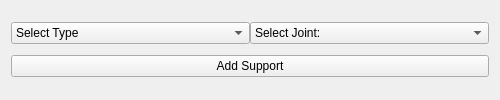
<?xml version="1.0" encoding="UTF-8"?>
<ui version="4.0">
 <class>addSupportForm</class>
 <widget class="QWidget" name="addSupportForm">
  <property name="geometry">
   <rect>
    <x>0</x>
    <y>0</y>
    <width>500</width>
    <height>100</height>
   </rect>
  </property>
  <property name="windowTitle">
   <string>Add Widget</string>
  </property>
  <layout class="QVBoxLayout" name="verticalLayout" stretch="0,0">
   <property name="spacing">
    <number>0</number>
   </property>
   <property name="sizeConstraint">
    <enum>QLayout::SetNoConstraint</enum>
   </property>
   <item>
    <layout class="QHBoxLayout" name="horizontalLayout">
     <item>
      <widget class="QComboBox" name="select_type">
       <item>
        <property name="text">
         <string>Select Type</string>
        </property>
       </item>
       <item>
        <property name="text">
         <string>Fixed Pin</string>
        </property>
       </item>
       <item>
        <property name="text">
         <string>Roller Pin</string>
        </property>
       </item>
       <item>
        <property name="text">
         <string>Fixed</string>
        </property>
       </item>
      </widget>
     </item>
     <item>
      <widget class="QComboBox" name="select_joint">
       <item>
        <property name="text">
         <string>Select Joint:</string>
        </property>
       </item>
      </widget>
     </item>
    </layout>
   </item>
   <item>
    <widget class="QPushButton" name="supportButton">
     <property name="text">
      <string>Add Support</string>
     </property>
    </widget>
   </item>
  </layout>
 </widget>
 <resources/>
 <connections/>
</ui>
